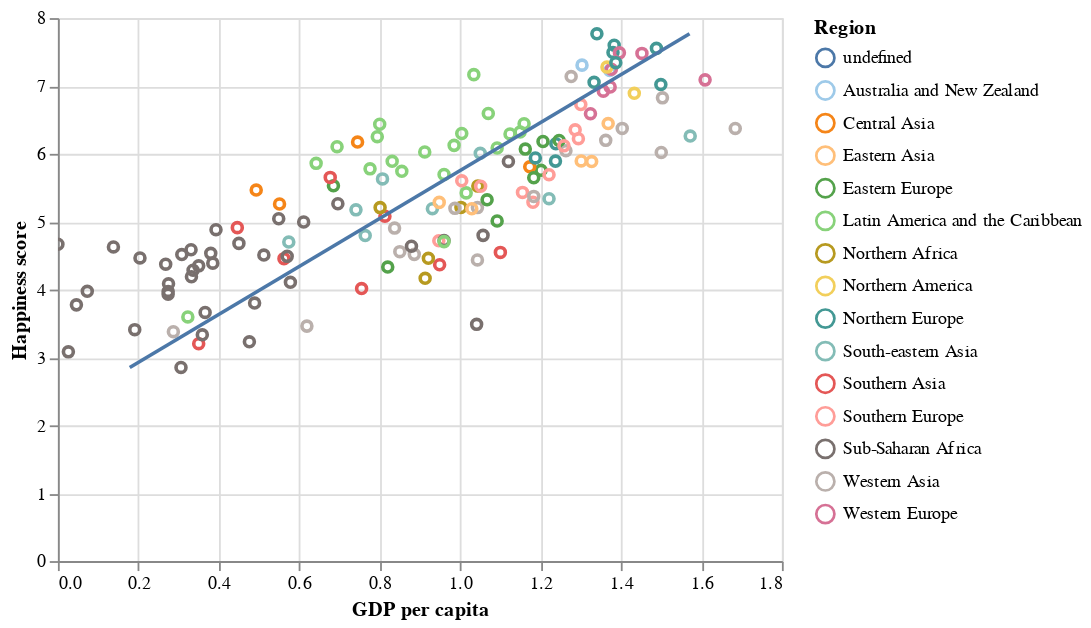

Source (notebook cell):
### Code cell
ScoreByGDP.interactive().add_selection(selection) + ScoreByGDPLine

### Figure 1 — Vega-Lite specification as saved in the notebook (floating-point values rounded to 4 significant figures; data arrays with more than 128 entries replaced by an {"elided": "..."} marker saying what was removed)
{"config": {"view": {"continuousWidth": 400, "continuousHeight": 300}}, "layer": [{"mark": "point", "encoding": {"color": {"type": "nominal", "field": "Region", "scale": {"scheme": "tableau20"}}, "opacity": {"condition": {"value": 1, "selection": "selector352"}, "value": 0.1}, "tooltip": [{"type": "nominal", "field": "Country"}], "x": {"type": "quantitative", "field": "GDP per capita"}, "y": {"type": "quantitative", "field": "Happiness score"}}, "selection": {"selector353": {"type": "interval", "bind": "scales", "encodings": ["x", "y"]}, "selector352": {"type": "multi", "fields": ["Region"], "bind": "legend"}}}, {"mark": "line", "encoding": {"color": {"type": "nominal", "field": "Region", "scale": {"scheme": "tableau20"}}, "opacity": {"condition": {"value": 1, "selection": "selector352"}, "value": 0.1}, "tooltip": [{"type": "nominal", "field": "Country"}], "x": {"type": "quantitative", "field": "GDP per capita"}, "y": {"type": "quantitative", "field": "Happiness score"}}, "transform": [{"on": "Happiness score", "regression": "GDP per capita"}]}], "data": {"name": "data-eecb02b8fc6347241acc941c20805a53"}, "$schema": "https://vega.github.io/schema/vega-lite/v4.8.1.json", "datasets": {"data-eecb02b8fc6347241acc941c20805a53": {"elided": "195 records"}}}
